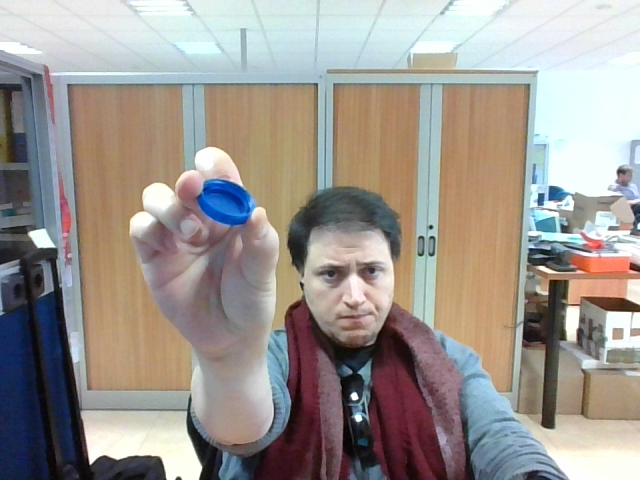
#> input picture OpenCV/img/screenshot.png, 640 x 480 px
$ python cannyEdgePicker.py
#> lines starting #> are read from the running program, lines starting #| are printed output that depends on the picture; after the words box and inside, x2 and y2 are one past the last pixel; in counts of white or black regions, pixels touching at a corner belong together
#CannyEdge Detection Parameter Picker

import numpy as np
import cv2 as cv

def nothing(x):
	pass

#Create black image
src = cv.imread('img/screenshot.png')
#> src is the input picture: shape (480, 640, 3); mean B, G, R 144.5, 150, 156.3
cv.namedWindow('image')

#create trackbars
cv.createTrackbar('Th1','image',0,1000,nothing)
#> slider 'Th1' is set to 100
cv.createTrackbar('Th2','image',0,1000,nothing)
#> slider 'Th2' is set to 1000

#create switch
cv.createTrackbar('switch','image',0,1,nothing)
#> slider 'switch' is set to 1

while(True):
	#get current positions of four trackbars
	th1 = cv.getTrackbarPos('Th1','image')
	th2 = cv.getTrackbarPos('Th2','image')
	s = cv.getTrackbarPos('switch','image')

	if s == 0:
		img = src
	else:
		img = cv.Canny(src,th1,th2)
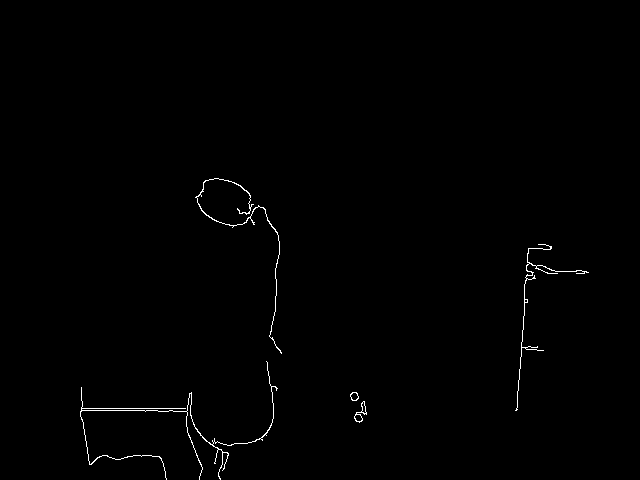
#> img: shape (480, 640); 0.56% white in thin lines or dots, all inside (x1, y1, x2, y2) = (80, 178, 589, 480)


	cv.imshow('image',img)
	k = cv.waitKey(1) & 0xFF
#> (key Esc is pressed here)
	if k == 27:
		break


cv.destroyAllWindows()
